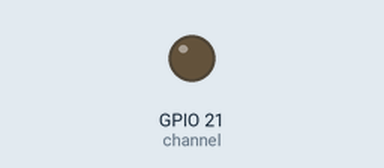
Simulated run of this program. Board: Raspberry Pi (BCM pin numbers). On the bench: output pins drawn as LEDs (lit = HIGH). At 0.1 s the program stops and its outputs stay as they are.

Above: at 0.1 s.
Timing chart, 0 to 1.6 s (numbered marks = the images above):
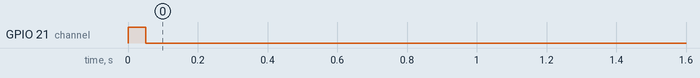

The program:

relay_moter.py
```python
import RPi.GPIO as GPIO
import time

channel = 21

GPIO.setmode(GPIO.BCM)
GPIO.setup(channel, GPIO.OUT)

def moter_on(pin):
    GPIO.output(pin, GPIO.HIGH)


def moter_off(pin):
    GPIO.output(pin, GPIO.LOW)

if __name__ == '__main__':
    try:
        moter_on(channel)
        time.sleep(0.05)
        moter_off(channel)
        time.sleep(0.05)
        GPIO.cleanup()
    except KeyboardInterrupt:
        GPIO.cleanup()
        pass
```

Measured:
- by itself, GPIO 21 (channel): LOW → HIGH at 0.00 s, → LOW 0.05 s later
